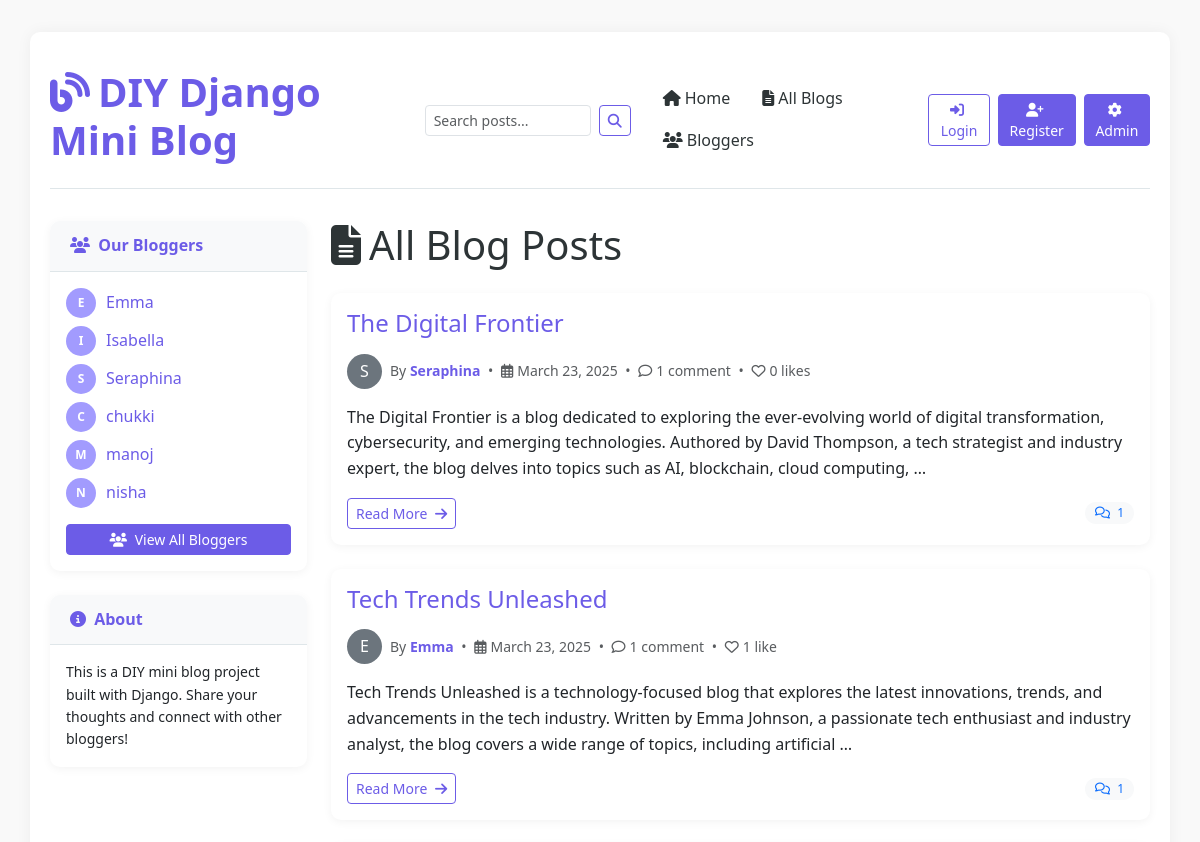
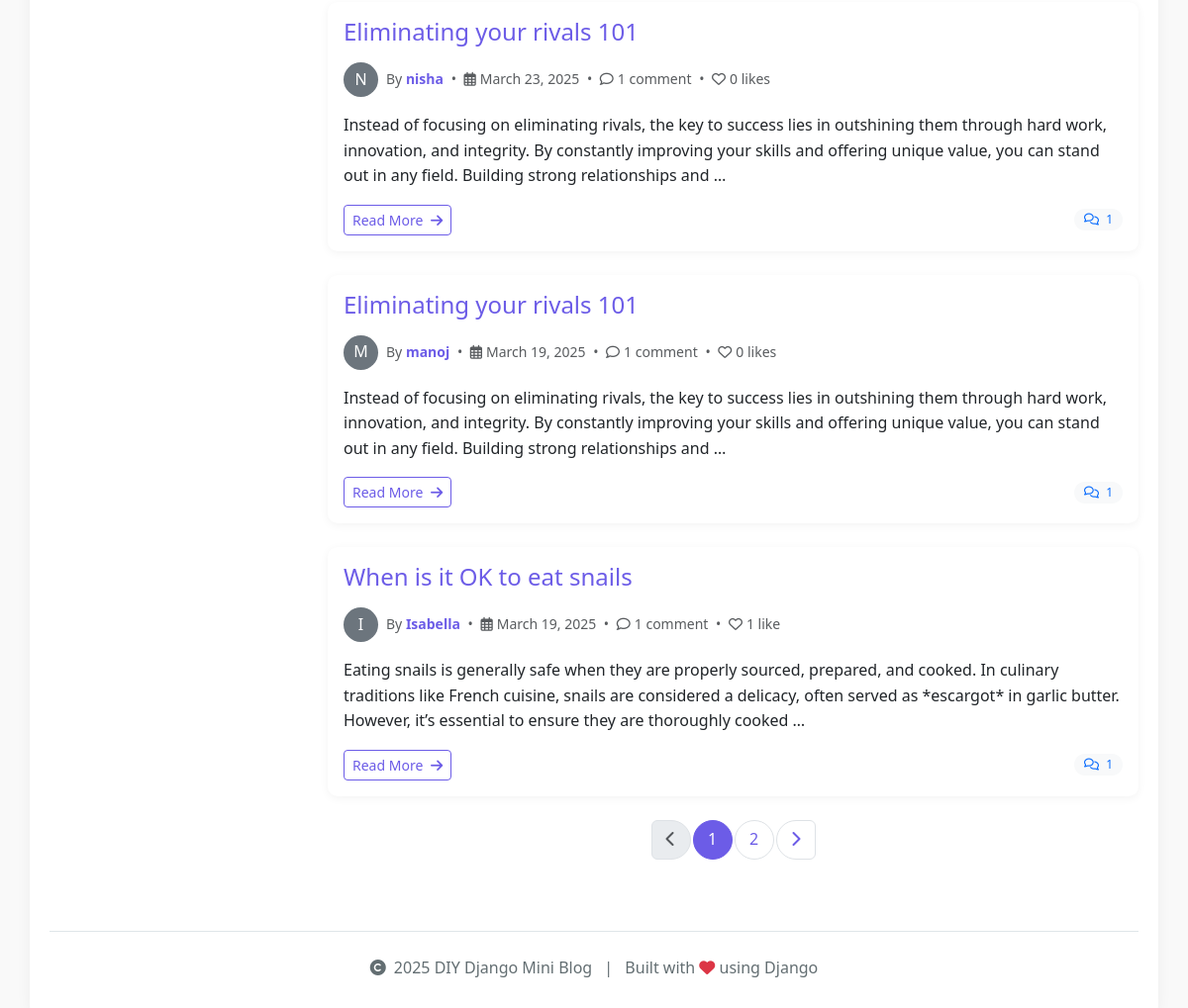
/blog/blogs/, run on the app's committed database (2 pictures, top to bottom).
### blog/models.py (models this page shows, shortened)
class Post(models.Model):
    title = models.CharField(max_length=200)
    content = models.TextField()
    date_posted = models.DateTimeField(default=timezone.now)
    author = models.ForeignKey(User, on_delete=models.CASCADE)
    categories = models.ManyToManyField(Category, related_name='posts', blank=True)
    likes = models.ManyToManyField(User, related_name='liked_posts', blank=True)
    class Meta:
        ordering = ['-date_posted']

### blog/views.py (the view)
# urls.py: path('blogs/', views.post_list, name='post_list'),
def post_list(request):
    posts = Post.objects.all().order_by('-date_posted')
    paginator = Paginator(posts, 5)  # Show 5 posts per page
    page_number = request.GET.get('page', 1)
    page_obj = paginator.get_page(page_number)
    return render(request, 'blog/post_list.html', {
        'title': 'All Blog Posts',
        'page_obj': page_obj,
    })

### blog/context_processors.py (called while the page is built)
def bloggers_processor(request):
    bloggers = User.objects.annotate(post_count=Count('post')).filter(post_count__gt=0).order_by('username')
    return {
        'bloggers': bloggers,
    }

### blog/templates/blog/post_list.html (shortened to what this page needs)
{% extends 'blog/base.html' %}
{% block content %}
<div class="d-flex justify-content-between align-items-center mb-4">
    <h1 class="mb-0"><i class="fas fa-file-alt me-2"></i>All Blog Posts</h1>
</div>
{% if page_obj %}
    <div class="post-list">
        {% for post in page_obj %}
            <div class="card post-card mb-4">
                <div class="card-body">
                    <h2 class="card-title h4 mb-3">
                        <a href="{% url 'post_detail' post.id %}" class="text-decoration-none">{{ post.title }}</a>
                    </h2>
                    <div class="d-flex align-items-center mb-3">
                        <div class="rounded-circle bg-secondary text-white d-flex align-items-center justify-content-center me-2" style="width: 35px; height: 35px; flex-shrink: 0;">
                            {{ post.author.username|slice:":1"|upper }}
                        </div>
                        <div class="small text-muted">
                            By <a href="{% url 'blogger_detail' post.author.id %}" class="text-decoration-none fw-bold">{{ post.author.username }}</a>
                            <span class="mx-1">•</span>
                            <span><i class="far fa-calendar-alt me-1"></i>{{ post.date_posted|date:"F d, Y" }}</span>
                            {% if post.comments.count > 0 %}
                                <span class="mx-1">•</span>
                                <span><i class="far fa-comment me-1"></i>{{ post.comments.count }} comment{{ post.comments.count|pluralize }}</span>
                            {% endif %}
                            <span class="mx-1">•</span>
                            <span><i class="far fa-heart me-1"></i>{{ post.likes.count }} like{{ post.likes.count|pluralize }}</span>
                        </div>
                    </div>
                    <p class="card-text">{{ post.content|truncatewords:40|linebreaks }}</p>
                    <div class="d-flex justify-content-between align-items-center">
                        <div>
                            <a href="{% url 'post_detail' post.id %}" class="btn btn-outline-primary btn-sm">
                                Read More <i class="fas fa-arrow-right ms-1"></i>
                            </a>
                        </div>
                        {% if post.comments.count > 0 %}
                            <span class="badge bg-light text-primary">
                                <i class="far fa-comments me-1"></i> {{ post.comments.count }}
                            </span>
                        {% endif %}
                    </div>
                </div>
            </div>
        {% endfor %}
        {% if page_obj.has_other_pages %}
            <nav aria-label="Page navigation" class="my-4">
                <ul class="pagination pagination-md justify-content-center">
                    {% if page_obj.has_previous %}
                        <li class="page-item">
                            <a class="page-link" href="?page={{ page_obj.previous_page_number }}" aria-label="Previous">
                                <span aria-hidden="true"><i class="fas fa-chevron-left"></i></span>
                            </a>
                        </li>
                    {% else %}
                        <li class="page-item disabled">
                            <a class="page-link" href="#" aria-label="Previous">
                                <span aria-hidden="true"><i class="fas fa-chevron-left"></i></span>
                            </a>
                        </li>
                    {% endif %}
                    {% for num in page_obj.paginator.page_range %}
                        {% if page_obj.number == num %}
                            <li class="page-item active">
                                <a class="page-link" href="?page={{ num }}">{{ num }}</a>
                            </li>
                        {% elif num > page_obj.number|add:'-3' and num < page_obj.number|add:'3' %}
                            <li class="page-item">
                                <a class="page-link" href="?page={{ num }}">{{ num }}</a>
                            </li>
                        {% endif %}
                    {% endfor %}
                    {% if page_obj.has_next %}
                        <li class="page-item">
                            <a class="page-link" href="?page={{ page_obj.next_page_number }}" aria-label="Next">
                                <span aria-hidden="true"><i class="fas fa-chevron-right"></i></span>
                            </a>
                        </li>
                    {% else %}
                        <li class="page-item disabled">
                            <a class="page-link" href="#" aria-label="Next">
                                <span aria-hidden="true"><i class="fas fa-chevron-right"></i></span>
                            </a>
                        </li>
                    {% endif %}
                </ul>
            </nav>
        {% endif %}
    </div>
{% endif %}
{% endblock %}

### blog/templates/blog/base.html (shortened to what this page needs)
<!DOCTYPE html>
<html lang="en">
<head>
    <link href="https://cdn.jsdelivr.net/npm/bootstrap@5.3.0/dist/css/bootstrap.min.css" rel="stylesheet">
    <link rel="stylesheet" href="https://cdnjs.cloudflare.com/ajax/libs/font-awesome/6.4.0/css/all.min.css">
</head>
<body>
    <div class="container">
        <header class="site-header">
            <div class="row flex-nowrap justify-content-between align-items-center py-3">
                <div class="col-md-4">
                    <a href="{% url 'home' %}" class="text-decoration-none">
                        <h1 class="site-title display-6">
                            <i class="fas fa-blog me-2"></i>DIY Django Mini Blog
                        </h1>
                    </a>
                </div>
                <div class="col-md-8 d-flex justify-content-end align-items-center">
                    <form class="d-flex me-3" action="{% url 'search_results' %}" method="get">
                        <input class="form-control form-control-sm me-2" type="search" name="q" placeholder="Search posts..." aria-label="Search" required>
                        <button class="btn btn-sm btn-outline-primary" type="submit">
                            <i class="fas fa-search"></i>
                        </button>
                    </form>
                    <nav class="nav me-3 d-none d-md-flex">
                        <a class="nav-link" href="{% url 'home' %}">
                            <i class="fas fa-home me-1"></i>Home
                        </a>
                        <a class="nav-link" href="{% url 'post_list' %}">
                            <i class="fas fa-file-alt me-1"></i>All Blogs
                        </a>
                        <a class="nav-link" href="{% url 'bloggers_list' %}">
                            <i class="fas fa-users me-1"></i>Bloggers
                        </a>
                    </nav>
                    {% if user.is_authenticated %}
                        <div class="dropdown me-2">
                            <button class="btn btn-sm btn-outline-primary dropdown-toggle" type="button" id="userDropdown" data-bs-toggle="dropdown" aria-expanded="false">
                                <i class="fas fa-user me-1"></i>{{ user.username }}
                            </button>
                            <ul class="dropdown-menu dropdown-menu-end shadow" aria-labelledby="userDropdown">
                                <li><a class="dropdown-item" href="{% url 'post_create' %}">
                                    <i class="fas fa-plus-circle me-1"></i>New Post
                                </a></li>
                                <li><a class="dropdown-item" href="{% url 'liked_posts' %}">
                                    <i class="fas fa-heart me-1"></i>Posts You Like
                                </a></li>
                                <li><a class="dropdown-item" href="{% url 'password_change' %}">
                                    <i class="fas fa-key me-1"></i>Change Password
                                </a></li>
                                <li><hr class="dropdown-divider"></li>
                                <li><a class="dropdown-item" href="{% url 'logout' %}">
                                    <i class="fas fa-sign-out-alt me-1"></i>Logout
                                </a></li>
                            </ul>
                        </div>
                    {% else %}
                        <a href="{% url 'login' %}" class="btn btn-sm btn-outline-primary me-2">
                            <i class="fas fa-sign-in-alt me-1"></i>Login
                        </a>
                        <a href="{% url 'register' %}" class="btn btn-sm btn-primary me-2">
                            <i class="fas fa-user-plus me-1"></i>Register
                        </a>
                    {% endif %}
                    <a href="/admin/" class="btn btn-sm btn-primary">
                        <i class="fas fa-cog me-1"></i>Admin
                    </a>
                </div>
            </div>
        </header>
        <div class="row mt-4">
            <div class="col-md-3">
                <div class="sidebar">
                    <div class="card">
                        <div class="card-header">
                            <i class="fas fa-users me-1"></i> Our Bloggers
                        </div>
                        <div class="card-body">
                            <ul class="list-unstyled">
                                {% for blogger in bloggers %}
                                    <li class="mb-2 blogger-item">
                                        <div class="blogger-avatar">
                                            {{ blogger.username|slice:":1"|upper }}
                                        </div>
                                        <a href="{% url 'blogger_detail' blogger.id %}" class="text-decoration-none">
                                            {{ blogger.username }}
                                        </a>
                                    </li>
                                {% empty %}
                                    <li>
                                        <a href="{% url 'bloggers_list' %}" class="text-decoration-none">View All Bloggers</a>
                                    </li>
                                {% endfor %}
                            </ul>
                            <a href="{% url 'bloggers_list' %}" class="btn btn-sm btn-primary d-block mt-2">
                                <i class="fas fa-users me-1"></i> View All Bloggers
                            </a>
                        </div>
                    </div>
                    <div class="card">
                        <div class="card-header">
                            <i class="fas fa-info-circle me-1"></i> About
                        </div>
                        <div class="card-body">
                            <p class="small mb-0">
                                This is a DIY mini blog project built with Django. Share your thoughts and connect with other bloggers!
                            </p>
                        </div>
                    </div>
                </div>
            </div>
            <div class="col-md-9">
                <main>
                    {% block content %}{% endblock %}
                </main>
            </div>
        </div>
        <footer class="footer text-center">
            <p>
                <i class="fas fa-copyright me-1"></i> {% now "Y" %} DIY Django Mini Blog
                <span class="mx-2">|</span>
                Built with <i class="fas fa-heart text-danger"></i> using Django
            </p>
        </footer>
    </div>
</body>
</html>

### blog/templates/blog/base.html (style rules this page uses)
:root { --primary-color: #6c5ce7; --secondary-color: #a29bfe; --accent-color: #fd79a8; --light-color: #f8f9fa; --dark-color: #343a40; --text-color: #2d3436; --muted-color: #636e72; --border-color: #dfe6e9; }
body { padding-top: 2rem; padding-bottom: 2rem; font-family: 'Segoe UI', Tahoma, Geneva, Verdana, sans-serif; color: var(--text-color); background-color: #f9f9f9; line-height: 1.6; }
.container { background-color: white; box-shadow: 0 0 15px rgba(0, 0, 0, 0.05); border-radius: 10px; padding: 20px; }
.site-header { margin-bottom: 2rem; border-bottom: 1px solid var(--border-color); }
.site-title { color: var(--primary-color); font-weight: 700; transition: color 0.3s ease; }
.nav-link { color: var(--text-color); font-weight: 500; padding: 0.5rem 1rem; border-radius: 5px; transition: all 0.3s ease; }
.footer { margin-top: 3rem; padding-top: 1.5rem; color: var(--muted-color); border-top: 1px solid var(--border-color); }
.sidebar { position: sticky; top: 2rem; }
.card { border: none; border-radius: 10px; box-shadow: 0 2px 10px rgba(0, 0, 0, 0.05); transition: transform 0.3s ease, box-shadow 0.3s ease; margin-bottom: 1.5rem; }
.card-header { background-color: var(--light-color); color: var(--primary-color); font-weight: 600; border-bottom: 1px solid var(--border-color); border-radius: 10px 10px 0 0 !important; padding: 0.75rem 1.25rem; }
.btn-primary { background-color: var(--primary-color); border-color: var(--primary-color); }
.btn-outline-primary { color: var(--primary-color); border-color: var(--primary-color); }
a { color: var(--primary-color); text-decoration: none; transition: color 0.3s ease; }
.blogger-item { display: flex; align-items: center; margin-bottom: 0.5rem; }
.blogger-avatar { width: 30px; height: 30px; display: flex; align-items: center; justify-content: center; background-color: var(--secondary-color); color: white; border-radius: 50%; margin-right: 10px; font-weight: bold; font-size: 12px; }

### blog/templates/blog/post_list.html (style rules this page uses)
.post-card { border: none; border-radius: 10px; transition: transform 0.2s ease, box-shadow 0.2s ease; }
.page-link { color: var(--primary-color); border-radius: 50%; margin: 0 3px; width: 40px; height: 40px; display: flex; align-items: center; justify-content: center; }
.page-item.active .page-link { background-color: var(--primary-color); border-color: var(--primary-color); }
.badge { font-weight: 500; padding: 5px 10px; border-radius: 20px; }

### data on the page
Post: title "The Digital Frontier", author.username "S", author.username "Seraphina", date_posted "March 23, 2025", comments.count "1", likes.count "0", content "The Digital Frontier is a blog dedicated to exploring the ever-evolving world of digital transformation, cybersecurity, and emerging technologies. Authored by David Thompson, a tech strategist and industry expert, the blog delves into topics such as AI, blockchain, cloud computing, …"
Post: title "Tech Trends Unleashed", author.username "E", author.username "Emma", date_posted "March 23, 2025", comments.count "1", likes.count "1", content "Tech Trends Unleashed is a technology-focused blog that explores the latest innovations, trends, and advancements in the tech industry. Written by Emma Johnson, a passionate tech enthusiast and industry analyst, the blog covers a wide range of topics, including artificial …"
Post: title "Eliminating your rivals 101", author.username "N", author.username "nisha", date_posted "March 23, 2025", comments.count "1", likes.count "0", content "Instead of focusing on eliminating rivals, the key to success lies in outshining them through hard work, innovation, and integrity. By constantly improving your skills and offering unique value, you can stand out in any field. Building strong relationships and …"
Post: title "Eliminating your rivals 101", author.username "M", author.username "manoj", date_posted "March 19, 2025", comments.count "1", likes.count "0", content "Instead of focusing on eliminating rivals, the key to success lies in outshining them through hard work, innovation, and integrity. By constantly improving your skills and offering unique value, you can stand out in any field. Building strong relationships and …"
Post: title "When is it OK to eat snails", author.username "I", author.username "Isabella", date_posted "March 19, 2025", comments.count "1", likes.count "1", content "Eating snails is generally safe when they are properly sourced, prepared, and cooked. In culinary traditions like French cuisine, snails are considered a delicacy, often served as *escargot* in garlic butter. However, it’s essential to ensure they are thoroughly cooked …"

### other printed values
{{ blogger.username|slice:":1"|upper }} "E"
{{ blogger.username }} "Emma"
{{ blogger.username|slice:":1"|upper }} "I"
{{ blogger.username }} "Isabella"
{{ blogger.username|slice:":1"|upper }} "S"
{{ blogger.username }} "Seraphina"
{{ blogger.username|slice:":1"|upper }} "C"
{{ blogger.username }} "chukki"
{{ blogger.username|slice:":1"|upper }} "M"
{{ blogger.username }} "manoj"
{{ blogger.username|slice:":1"|upper }} "N"
{{ blogger.username }} "nisha"
{{ num }} "1"
{{ num }} "2"
